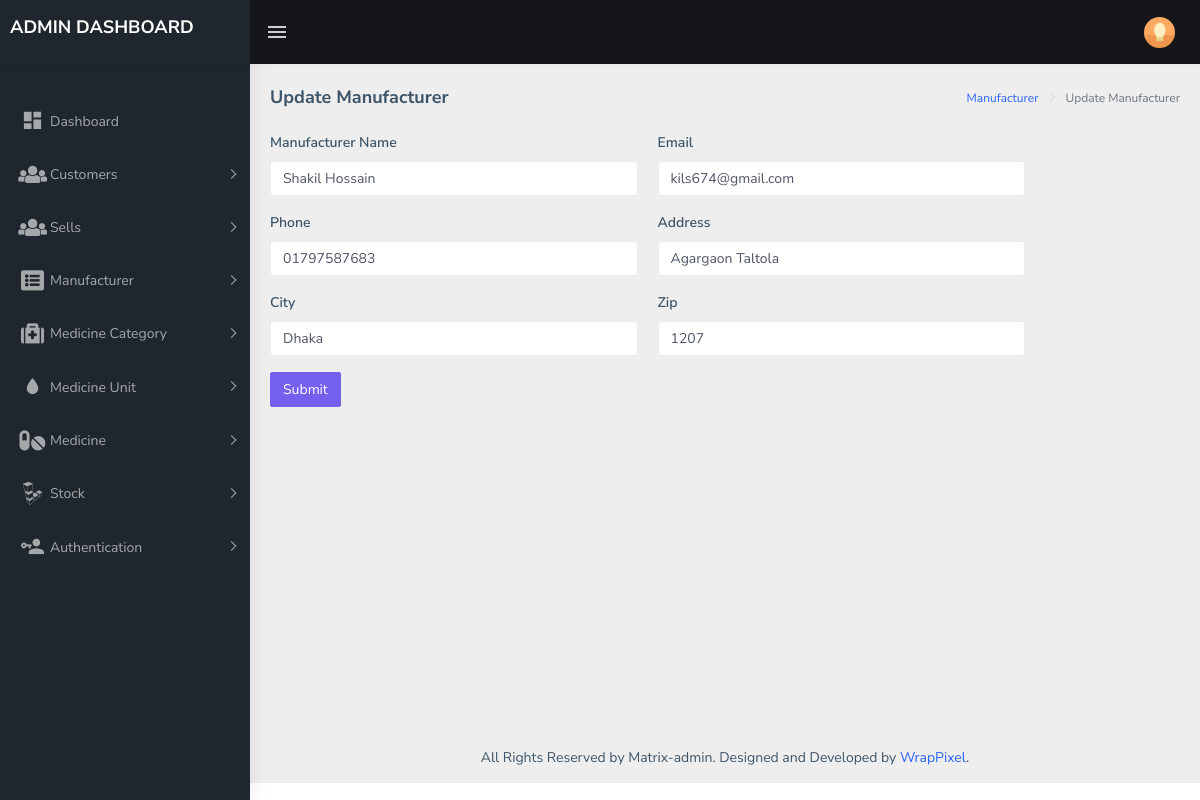
Page /manufacturer_update.php?update&&id=1 (signed in) on the committed database.
### tables this page shows
CREATE TABLE `manufacturers` (
  `id` int(11) NOT NULL,
  `name` varchar(25) NOT NULL,
  `email` varchar(25) NOT NULL,
  `mobile` varchar(12) NOT NULL,
  `address` text NOT NULL,
  `city` varchar(25) NOT NULL,
  `zip` int(5) NOT NULL
);

### pages/manufacturer/update.php (the view, shortened to what this page needs)
<form action="" method="POST">
    <div class="row mb-3">
      <div class="col-lg-5">
        <label >Manufacturer Name</label>
<input type="text" class="form-control" id="name" placeholder="Name" name="name" value="<?php echo $getData['name']?>">
      </div>
      <div class="col-lg-5">
        <label>Email</label>
        <input type="text" class="form-control" id="email" name="email" value="<?php echo $getData['email']?>">
      </div>
    </div>
        <div class="row mb-3">
      <div class="col-lg-5">
        <label >Phone</label>
        <input type="text" value="<?php echo $getData['mobile']?>" class="form-control" id="phone"name="mobile">
      </div>
      <div class="col-lg-5">
        <label>Address</label>
        <input type="text" value="<?php echo $getData['address']?>" class="form-control" id="city" name="address">
      </div>
    </div>
    <div class="row mb-3">
      <div class="col-lg-5">
        <label >City</label>
        <input type="text" class="form-control" id="zip" name="city" value="<?php echo $getData['city']?>">
      </div>
      <div class="col-lg-5">
        <label >Zip</label>
        <input type="text" class="form-control"value="<?php echo $getData['zip']?>"  name="zip">
      </div>
    </div>
    <button type="submit" class="btn btn-primary" name="btn">Submit</button>
  </form>

### rows in the picture
manufacturers: name "Shakil Hossain", email "kils674@gmail.com", mobile "01797587683", address "Agargaon Taltola", city "Dhaka"
